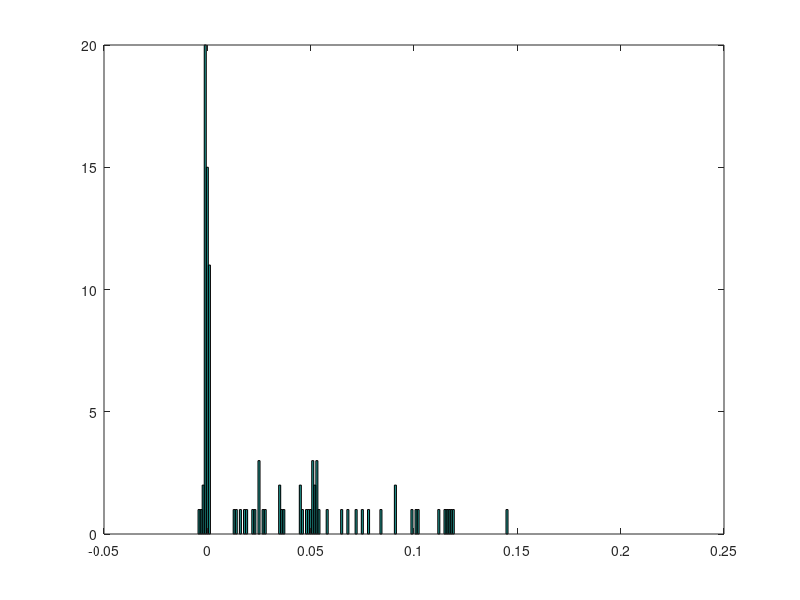

Here is the MATLAB script that generated this plot:
%% experiment1 part 2
m = load('matlab.mat');

rho_diff1 = m.rho_diff;
rho_same1 = m.rho_same;

rho1 = [rho_diff1 rho_same1];

metric_same = m.metric;
metric_diff1 = m.metric_diff;

std_same = std(rho_same1)
avg_same = mean(rho_same1)

std_diff = std(rho_diff1)
avg_diff = mean(rho_diff1)

n = -0.01:0.001:0.2;
figure, hist(rho1, n)
